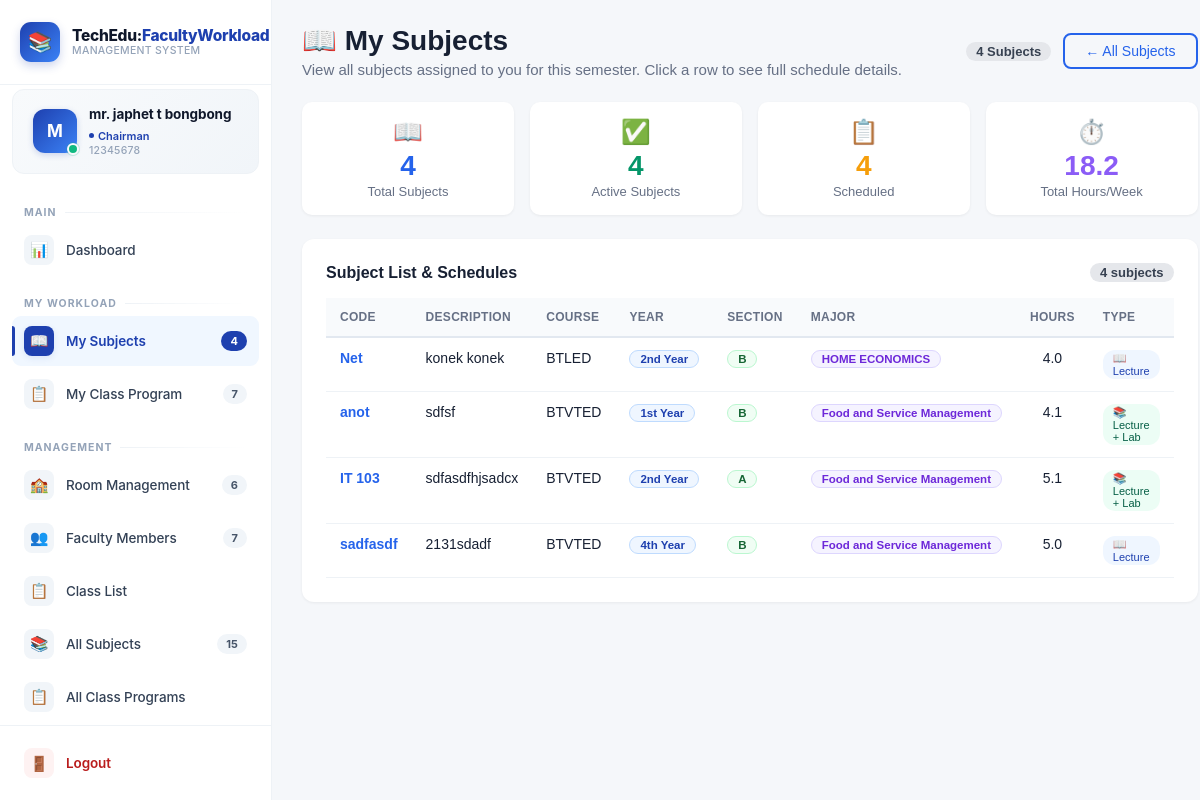
Screenshot of /my-subjects/ (signed in) with the database file from the repository.
### workload/models.py (models this page shows, shortened)
class FacultyProfile(models.Model):
    EMPLOYMENT_TYPE = [
        ('FULL', 'Full Time'),
        ('PART', 'Part Time'),
        ('CONTRACT', 'Contractual'),
    ]
    employee_id = models.CharField(max_length=20, unique=True, primary_key=True)
    full_name = models.CharField(max_length=100)
    specialization = models.CharField(max_length=100)
    attained_degree = models.CharField(max_length=50)
    employment_type = models.CharField(max_length=10, choices=EMPLOYMENT_TYPE, default='PART')
    department = models.CharField(max_length=100, default='Department of Technology Education')
    is_chairman = models.BooleanField(default=False)
    password = models.CharField(max_length=128, blank=True, null=True)
    is_active = models.BooleanField(default=True)
    last_login = models.DateTimeField(null=True, blank=True)
    effective_date = models.CharField(max_length=64, blank=True, default='Aug. 3, 2026')
    term = models.CharField(
        max_length=64, blank=True, default='First Semester 2026-2027',
        help_text="Academic term shown on the class program."
    )
    overload_hours = models.CharField(
        max_length=64, blank=True, default='',
        help_text="Overload hours/text."
    )
    overload_subjects = models.TextField(
        blank=True, default='',
        help_text="List of overload subjects."
    )
    service_credits = models.CharField(
        max_length=64, blank=True, default='',
        help_text="Service credits text."
    )
    adviser_notes = models.TextField(
        blank=True, default='',
        help_text="Adviser / Notes text."
    )
    class Meta:
        ordering = ['full_name']
        indexes = [
            models.Index(fields=['employee_id']),
            models.Index(fields=['is_chairman']),
            models.Index(fields=['is_active']),
        ]

class Subject(models.Model):
    YEAR_LEVEL_CHOICES = YearSection.YEAR_LEVEL_CHOICES
    year_section = models.ForeignKey(
        YearSection,
        on_delete=models.PROTECT,
        related_name='subjects',
    )
    subject_code = models.CharField(max_length=20)
    subject_description = models.TextField()
    lecture_hours_per_week = models.DecimalField(max_digits=4, decimal_places=1, default=0)
    lab_hours_per_week = models.DecimalField(max_digits=4, decimal_places=1, default=0)
    faculty = models.ForeignKey(
        'FacultyProfile',
        on_delete=models.CASCADE,
        related_name='subjects',
        help_text="Faculty assigned to teach this subject",
    )
    has_lecture = models.BooleanField(default=True, help_text="Does this subject have lecture component?")
    is_laboratory = models.BooleanField(default=False, help_text="Does this subject have lab component?")
    is_active = models.BooleanField(default=True)
    allow_cohort_overlap = models.BooleanField(
        default=False,
        help_text="If True, this subject is exempt from the section-conflict check.",
    )
    total_students = models.PositiveIntegerField(
        default=0,
        help_text="Total number of students enrolled in this class (set by faculty/chairman).",
    )
    class Meta:
        ordering = [
            'year_section__course_code',
            'year_section__year_level',
            'year_section__section',
        ]
        verbose_name_plural = "Subjects"
        unique_together = [['year_section', 'subject_code']]
    @property
    def course_code(self):
        return self.year_section.course_code
    @property
    def major(self):
        return self.year_section.major
    @property
    def section(self):
        return self.year_section.section
    @property
    def total_hours_per_week(self):
        lec = float(self.lecture_hours_per_week or 0) if self.has_lecture else 0.0
        lab = self.effective_lab_hours_per_week() if self.is_laboratory else 0.0
        return round(lec + lab, 2)
    LAB_HOUR_MULTIPLIER = 0.7  # 3 lab contact hours → 2.1 effective hours
    def effective_lab_hours_per_week(self):
        return round(float(self.lab_hours_per_week or 0) * self.LAB_HOUR_MULTIPLIER, 2)

class YearSection(models.Model):
    YEAR_LEVEL_CHOICES = [
        (1, '1st Year'),
        (2, '2nd Year'),
        (3, '3rd Year'),
        (4, '4th Year'),
    ]
    course_code = models.CharField(max_length=50, help_text="e.g., BSIT, BTLED")
    major = models.CharField(max_length=100, blank=True, help_text="e.g., Information Technology")
    year_level = models.IntegerField(choices=YEAR_LEVEL_CHOICES)
    section = models.CharField(max_length=5, help_text="e.g., A, B, C")
    class Meta:
        unique_together = ['course_code', 'major', 'year_level', 'section']
        ordering = ['course_code', 'year_level', 'section']
        verbose_name = "Year & Section"
        verbose_name_plural = "Year & Sections"

### workload/views.py (the view)
# urls.py: path('my-subjects/', views.my_subjects, name='my_subjects'),
def my_subjects(request):
    if not request.session.get('faculty_id'):
        messages.error(request, 'Please login to access this page.')
        return redirect('login')
    try:
        faculty = models.FacultyProfile.objects.get(employee_id=request.session['faculty_id'])
        subjects = _active_subjects().filter(
            faculty=faculty,
        ).select_related('year_section').order_by(
            'year_section__course_code',
            'year_section__year_level',
            'year_section__section',
        )
        total_hours = sum((s.total_hours_per_week or 0) for s in subjects)
        scheduled_count = 0
        for s in subjects:
            if models.ClassSchedule.objects.filter(subject=s).exists():
                scheduled_count += 1
        context = {
            'faculty': faculty,
            'subjects': subjects,
            'subject_count': subjects.count(),
            'total_hours': total_hours,
            'scheduled_count': scheduled_count,
        }
        return render(request, 'my_subjects.html', context)
    except models.FacultyProfile.DoesNotExist:
        messages.error(request, 'Faculty profile not found.')
        return redirect('login')

### templates/my_subjects.html (shortened to what this page needs)
{% extends 'base_with_sidebar.html' %}
{% load static %}
{% block content %}
    <div class="page-header">
        <div>
            <h1>📖 My Subjects</h1>
            <p>View all subjects assigned to you for this semester. Click a row to see full schedule details.</p>
        </div>
        <div class="header-actions">
            <span class="count-badge">{{ subject_count }} Subjects</span>
            {% if faculty.is_chairman %}
                <a href="{% url 'all_subjects' %}" class="btn btn-outline">← All Subjects</a>
            {% endif %}
        </div>
    </div>
    <div class="stats-grid">
        <div class="stat-card primary">
            <span class="stat-icon">📖</span>
            <div class="stat-value">{{ subject_count }}</div>
            <div class="stat-label">Total Subjects</div>
        </div>
        <div class="stat-card success">
            <span class="stat-icon">✅</span>
            <div class="stat-value">{{ subjects|length }}</div>
            <div class="stat-label">Active Subjects</div>
        </div>
        <div class="stat-card warning">
            <span class="stat-icon">📋</span>
            <div class="stat-value">{{ scheduled_count|default:0 }}</div>
            <div class="stat-label">Scheduled</div>
        </div>
        <div class="stat-card purple">
            <span class="stat-icon">⏱️</span>
            <div class="stat-value">{{ total_hours|default:0|floatformat:1 }}</div>
            <div class="stat-label">Total Hours/Week</div>
        </div>
    </div>
    <div class="card">
        <div style="display: flex; justify-content: space-between; align-items: center; margin-bottom: 16px; flex-wrap: wrap; gap: 8px;">
            <h3 style="font-size: 16px; color: #172033;">Subject List &amp; Schedules</h3>
            <span class="count-badge">{{ subjects|length }} subjects</span>
        </div>
        <div class="table-wrapper">
            <table>
                <thead>
                    <tr>
                        <th>Code</th>
                        <th>Description</th>
                        <th>Course</th>
                        <th>Year</th>
                        <th>Section</th>
                        <th>Major</th>
                        <th style="text-align:center;">Hours</th>
                        <th>Type</th>
                    </tr>
                </thead>
                <tbody>
                    {% for subject in subjects %}
                        <tr class="subject-row"
                            data-subject-id="{{ subject.id }}"
                            onclick="showSubjectDetail(this)">
                            <td><span class="subject-code">{{ subject.subject_code }}</span></td>
                            <td>{{ subject.subject_description|truncatechars:35 }}</td>
                            <td>{{ subject.course_code }}</td>
                            <td>
                                <span class="year-badge">{{ subject.year_section.get_year_level_display }}</span>
                            </td>
                            <td>
                                <span class="section-badge">{{ subject.section }}</span>
                            </td>
                            <td>
                                {% if subject.major %}
                                    <span class="major-badge">{{ subject.major }}</span>
                                {% else %}
                                    <span style="color:#98a2b3;">—</span>
                                {% endif %}
                            </td>
                            <td style="text-align:center;">{{ subject.total_hours_per_week|floatformat:1 }}</td>
                            <td>
                                {% if subject.has_lecture and subject.is_laboratory %}
                                    <span class="subject-badge both">📚 Lecture + Lab</span>
                                {% elif subject.has_lecture %}
                                    <span class="subject-badge lecture">📖 Lecture</span>
                                {% elif subject.is_laboratory %}
                                    <span class="subject-badge lab">🔬 Lab</span>
                                {% endif %}
                            </td>
                        </tr>
                    {% endfor %}
                </tbody>
            </table>
        </div>
    </div>
{% endblock %}

### templates/sidebar.html (shortened to what this page needs)
<aside class="sidebar" id="sidebar">
    <div class="sidebar-brand">
        <a href="{% url 'dashboard' %}">
            <div class="brand-mark">📚</div>
            <div class="brand-text">
                <div class="brand-title">TechEdu:<span>FacultyWorkload</span></div>
                <div class="brand-subtitle">Management System</div>
            </div>
        </a>
    </div>
    <div class="sidebar-user">
        <div class="user-avatar-wrap">
            <div class="user-avatar">{{ faculty.full_name|slice:":1"|upper }}</div>
            <span class="user-online" title="Online"></span>
        </div>
        <div class="user-info">
            <div class="user-name">{{ faculty.full_name }}</div>
            <div class="user-role">
                {% if faculty.is_chairman %}Chairman{% else %}Faculty{% endif %}
            </div>
            <div class="user-id">{{ faculty.employee_id }}</div>
        </div>
    </div>
    <nav class="sidebar-nav">
        <div class="nav-label">Main</div>
        <a href="{% url 'dashboard' %}"
           class="nav-item {% if request.resolver_match.url_name == 'dashboard' %}active{% endif %}">
            <span class="nav-icon">📊</span>
            <span class="nav-text">Dashboard</span>
        </a>
        <div class="nav-label">My Workload</div>
        <a href="{% url 'my_subjects' %}"
           class="nav-item {% if request.resolver_match.url_name == 'my_subjects' %}active{% endif %}">
            <span class="nav-icon">📖</span>
            <span class="nav-text">My Subjects</span>
            <span class="nav-badge">{{ subject_count|default:0 }}</span>
        </a>
        <a href="{% url 'class_program_view' faculty.employee_id %}"
           class="nav-item {% if request.resolver_match.url_name == 'class_program_view' and request.resolver_match.kwargs.employee_id == faculty.employee_id %}active{% endif %}">
            <span class="nav-icon">📋</span>
            <span class="nav-text">My Class Program</span>
            <span class="nav-badge">{{ class_program_count|default:0 }}</span>
        </a>
        {% if faculty.is_chairman %}
            <div class="nav-label">Management</div>
            <a href="{% url 'room_list' %}"
               class="nav-item {% if request.resolver_match.url_name == 'room_list' %}active{% endif %}">
                <span class="nav-icon">🏫</span>
                <span class="nav-text">Room Management</span>
                <span class="nav-badge">{{ room_count|default:0 }}</span>
            </a>
            <a href="{% url 'faculty_list' %}"
               class="nav-item {% if request.resolver_match.url_name == 'faculty_list' %}active{% endif %}">
                <span class="nav-icon">👥</span>
                <span class="nav-text">Faculty Members</span>
                <span class="nav-badge">{{ total_faculty|default:0 }}</span>
            </a>
            <a href="{% url 'class_list' %}"
                class="nav-item {% if request.resolver_match.url_name == 'class_list' %}active{% endif %}">
                <span class="nav-icon">📋</span>
                <span class="nav-text">Class List</span>
            </a>
            <a href="{% url 'all_subjects' %}"
               class="nav-item {% if request.resolver_match.url_name == 'all_subjects' %}active{% endif %}">
                <span class="nav-icon">📚</span>
                <span class="nav-text">All Subjects</span>
                <span class="nav-badge">{{ total_subjects_all|default:0 }}</span>
            </a>
            <a href="{% url 'all_class_programs' %}"
               class="nav-item {% if request.resolver_match.url_name == 'all_class_programs' %}active{% endif %}">
                <span class="nav-icon">📋</span>
                <span class="nav-text">All Class Programs</span>
            </a>
        {% endif %}
    </nav>
    <div class="sidebar-footer">
        <form method="post" action="{% url 'logout' %}">
            <button type="submit" class="logout-btn">
                <span class="nav-icon">🚪</span>
                <span>Logout</span>
            </button>
        </form>
    </div>
</aside>

### rows the page displays
FacultyProfile: full_name "M", full_name "mr. japhet t bongbong", employee_id "12345678"
Subject: subject_code "Net", subject_description "konek konek", course_code "BTLED", year_section.year_level "2nd Year", section "B", major "HOME ECONOMICS", total_hours_per_week "4.0", shows "📖 Lecture"
Subject: subject_code "anot", subject_description "sdfsf", course_code "BTVTED", year_section.year_level "1st Year", section "B", major "Food and Service Management", total_hours_per_week "4.1", shows "📚 Lecture + Lab"
Subject: subject_code "IT 103", subject_description "sdfasdfhjsadcx", course_code "BTVTED", year_section.year_level "2nd Year", section "A", major "Food and Service Management", total_hours_per_week "5.1", shows "📚 Lecture + Lab"
Subject: subject_code "sadfasdf", subject_description "2131sdadf", course_code "BTVTED", year_section.year_level "4th Year", section "B", major "Food and Service Management", total_hours_per_week "5.0", shows "📖 Lecture"

### other values shown
{{ subject_count|default:0 }} "4"
{{ class_program_count|default:0 }} "7"
{{ room_count|default:0 }} "6"
{{ total_faculty|default:0 }} "7"
{{ total_subjects_all|default:0 }} "15"
{{ subject_count }} "4"
{{ subjects|length }} "4"
{{ scheduled_count|default:0 }} "4"
{{ total_hours|default:0|floatformat:1 }} "18.2"
